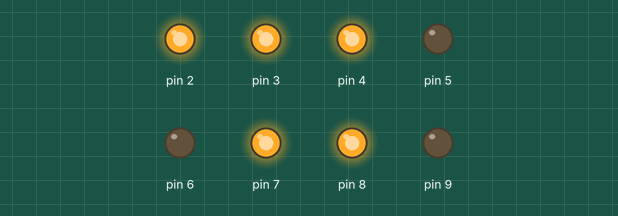
Recording of a sketch running on a simulated Arduino Uno, built with avr-gcc and run on an emulated ATmega328P. Parts: output pins drawn as LEDs (lit = HIGH).

Above: at 0.3 s.
At 1.25 s:
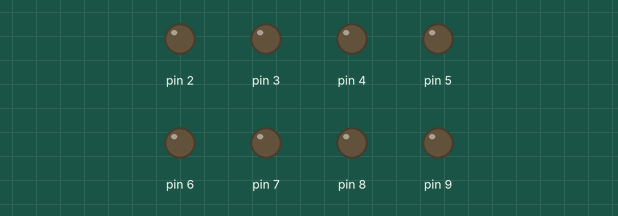
At 2.1 s:
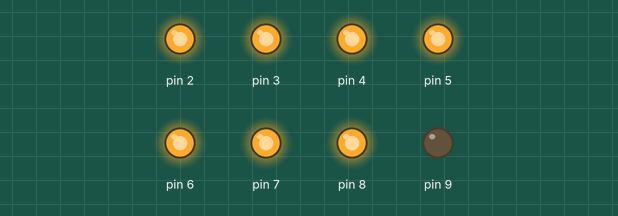
Timing chart, 0 to 3.0 s (numbered marks = the images above):
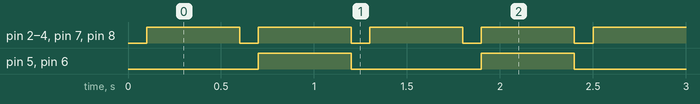

The sketch:

test_01.ino
```cpp
void setup(){
  pinMode(2, OUTPUT);
  pinMode(3, OUTPUT);
  pinMode(4, OUTPUT);
  pinMode(5, OUTPUT);
  pinMode(6, OUTPUT);
  pinMode(7, OUTPUT);
  pinMode(8, OUTPUT);
  pinMode(9, OUTPUT);
  digitalWrite(9,0);
}

void loop(){
  resetar();
  escreve9();
  delay(500);
  resetar();
  escreve8();
  delay(500);
}

void resetar()
{
  digitalWrite(2, 0);
  digitalWrite(3, 0);
  digitalWrite(4, 0);
  digitalWrite(5, 0);
  digitalWrite(6, 0);
  digitalWrite(7, 0);
  digitalWrite(8, 0);
  digitalWrite(9, 0);
  delay(100);
}

void escreve9()
{
  digitalWrite(2, 1);
  digitalWrite(3, 1);
  digitalWrite(4, 1);
  digitalWrite(5, 0);
  digitalWrite(6, 0);
  digitalWrite(7, 1);
  digitalWrite(8, 1);
}

void escreve8()
{

  digitalWrite(2, 1);
  digitalWrite(3, 1);
  digitalWrite(4, 1);
  digitalWrite(5, 1);
  digitalWrite(6, 1);
  digitalWrite(7, 1);
  digitalWrite(8, 1);
}

void escreve7()
{

  digitalWrite(2, 1);
  digitalWrite(3, 1);
  digitalWrite(4, 1);
  digitalWrite(5, 1);
  digitalWrite(6, 1);
  digitalWrite(7, 0);
  digitalWrite(8, 1);
}
```

Measured:
- by itself, pin 2–4, pin 7, pin 8: alternates HIGH for 0.50 s and LOW for 0.10 s
- by itself, pin 5, pin 6: alternates HIGH for 0.50 s and LOW for 0.70 s
- by itself, everything shown: repeats every 1.2 s, in 4 steps
